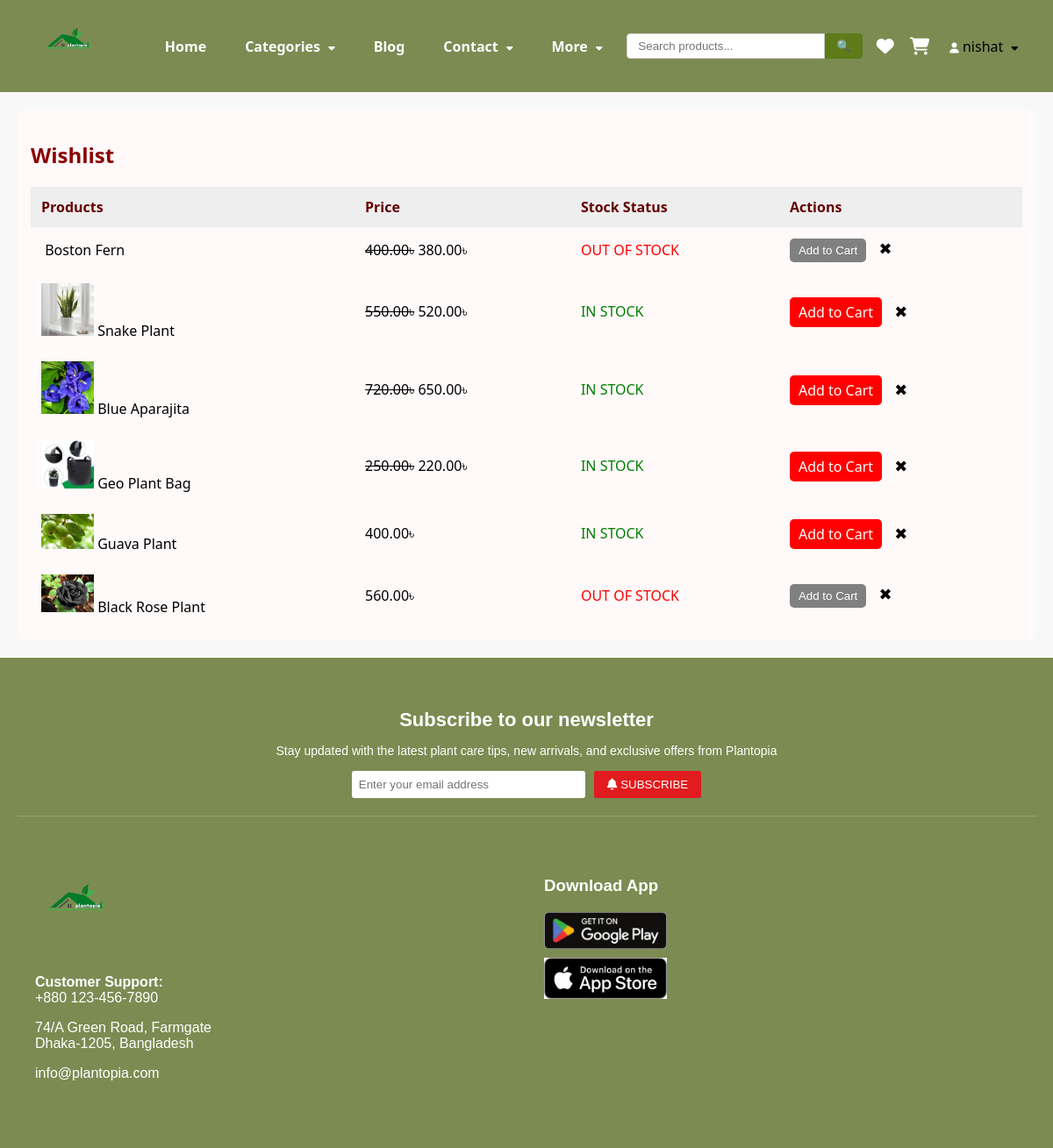
The app's page /wishlist/ (signed in) with its own data.
### shop/models.py (models this page shows, shortened)
class Wishlist(models.Model):
    user = models.ForeignKey(User, on_delete=models.CASCADE, db_index=True)
    product = models.ForeignKey(Product, on_delete=models.CASCADE, db_index=True)
    class Meta:
        unique_together = ('user', 'product')

class Product(models.Model):
    name = models.CharField(max_length=100)
    slug = models.SlugField(max_length=255, unique=True, blank=True)
    image = models.ImageField(upload_to='products/')
    price = models.DecimalField(max_digits=8, decimal_places=2)
    discount_price = models.DecimalField(max_digits=8, decimal_places=2, null=True, blank=True)
    category = models.ForeignKey('Category', on_delete=models.CASCADE)
    description = models.TextField(blank=True, null=True)
    availability = models.BooleanField(default=True)
    size = models.CharField(max_length=50, blank=True, null=True)
    stock = models.PositiveIntegerField(default=0)
    rating = models.FloatField(
        default=0,
        validators=[MinValueValidator(0), MaxValueValidator(5)]
    )
    best_deal = models.BooleanField(default=False)
    owner = models.ForeignKey(User, on_delete=models.CASCADE, null=True, blank=True, related_name="products")

### shop/views.py (the view)
# urls.py: path('wishlist/', views.wishlist_view, name='wishlist'),
@login_required
def wishlist_view(request):
    wishlist_items = Wishlist.objects.filter(user=request.user)
    return render(request, 'wishlist.html', {'wishlist_items': wishlist_items})

### shop/context_processors.py (called while the page is built)
def categories_processor(request):
    return {
        'categories': Category.objects.filter(parent__isnull=True)
    }

### templates/wishlist.html
{% extends 'base.html' %}
{% load static %}
{% block content %}
<link rel="stylesheet" href="{% static 'css/wishlist.css' %}">
<div class="wishlist-section">
    <h2 style="color: darkred;">Wishlist</h2>
    <table>
        <thead>
            <tr>
                <th>Products</th>
                <th>Price</th>
                <th>Stock Status</th>
                <th>Actions</th>
            </tr>
        </thead>
        <tbody>
        {% for item in wishlist_items %}
            <tr>
                <td>
                    <img src="{{ item.product.image.url }}" alt="" style="width: 60px;">
                    {{ item.product.name }}
                </td>
                <td>
                    {% if item.product.discount_price and item.product.discount_price > 0 %}
                        <del>{{ item.product.price }}৳</del> {{ item.product.discount_price }}৳
                    {% else %}
                        {{ item.product.price }}৳
                    {% endif %}
                </td>
                <td>
                    {% if item.product.stock > 0 %}
                        <span style="color: green;">IN STOCK</span>
                    {% else %}
                        <span style="color: red;">OUT OF STOCK</span>
                    {% endif %}
                </td>
                <td>
                    {% if item.product.stock > 0 %}
                        <a href="{% url 'add_to_cart' item.product.id %}" class="add-cart-btn">Add to Cart</a>
                    {% else %}
                        <button disabled class="out-stock-btn">Add to Cart</button>
                    {% endif %}
                    <a href="{% url 'remove_from_wishlist' item.product.id %}" class="remove-btn">✖</a>
                </td>
            </tr>
        {% endfor %}
        </tbody>
    </table>
</div>
{% endblock %}

### templates/base.html (shortened to what this page needs)
{% load static %}
<!DOCTYPE html>
<html lang="en">
<head>
    <link rel="stylesheet" href="{% static 'css/base.css' %}">
    <link rel="stylesheet" href="https://cdnjs.cloudflare.com/ajax/libs/font-awesome/6.5.0/css/all.min.css">
</head>
<body>
<nav class="navbar">
    <div class="logo">
        <a href="{% url 'home' %}"><img src="{% static 'images/logo.png' %}" alt="Logo"></a>
    </div>
    <ul class="nav-links">
        <li><a href="{% url 'home' %}">Home</a></li>
        <li class="dropdown">
            <a href="#" id="categories-btn">Categories <i class="fa-solid fa-caret-down"></i></a>
        </li>
        <li><a href="{% url 'blog' %}">Blog</a></li>
        <li class="dropdown">
            <a href="#" id="contact-btn">Contact <i class="fa-solid fa-caret-down"></i></a>
        </li>
        <li class="dropdown">
            <a href="#" id="more-btn">More <i class="fa-solid fa-caret-down"></i></a>
        </li>
    </ul>
    <form method="GET" action="{% url 'search' %}" class="search-form" style="display: flex; align-items: center;">
        <input
            type="text"
            name="q"
            placeholder="Search products..."
            style="padding: 6px 12px; border: 1px solid #ccc; border-radius: 4px 0 0 4px; outline: none; width: 200px;">
        <button
            type="submit"
            style="padding: 6px 12px; background-color: #5d7c19; border: 1px solid #5d7b1e; border-radius: 0 4px 4px 0; color: white; cursor: pointer;">
            🔍
        </button>
    </form>
    <div class="nav-icons">
        {% if user.is_authenticated %}
            <a href="{% url 'wishlist' %}" class="icon-btn">
            <i class="fa fa-heart"></i>
            </a>
            <a href="{% url 'cart' %}" class="icon-btn">
            <i class="fa fa-shopping-cart"></i>
            </a>
        {% endif %}
        <div class="dropdown account-dropdown">
            <a href="#" id="account-btn">
                <i class="fa-solid fa-user user-icon"></i>
                {% if user.is_authenticated %}
                    {{ user.username }}
                {% endif %}
                <i class="fa-solid fa-caret-down"></i>
            </a>
        </div>
    </div>
</nav>
{% block content %}{% endblock %}
<footer class="site-footer">
    <div class="newsletter">
      <h2>Subscribe to our newsletter</h2>
      <p>Stay updated with the latest plant care tips, new arrivals, and exclusive offers from Plantopia</p>
      <form class="newsletter-form">
        <input type="email" placeholder="Enter your email address">
        <button type="submit">
          <i class="fas fa-bell"></i> SUBSCRIBE
        </button>
      </form>
    </div>
    <div class="footer-main">
      <div class="footer-column">
        <img src="{% static 'images/logo.png' %}" alt="Plantopia Logo" class="footer-logo">
        <p><strong>Customer Support:</strong><br>+880 123-456-7890</p>
        <p>74/A Green Road, Farmgate<br>Dhaka-1205, Bangladesh</p>
        <p><a href="mailto:info@plantopia.com">info@plantopia.com</a></p>
      </div>
      <div class="footer-column download-app">
        <h3>Download App</h3>
        <a href="#"><img src="{% static 'images/google-play.png' %}" alt="Google Play" class="app-icon"></a>
        <a href="#"><img src="{% static 'images/app-store.png' %}" alt="App Store" class="app-icon"></a>
      </div>
    </div>
  </footer>
</body>
</html>

### shop/static/css/base.css (style rules this page uses)
body { margin: 0; font-family: 'Segoe UI', sans-serif; background: #f8f8f8; }
a { text-decoration: none; color: inherit; }
ul { list-style: none; }
.navbar { background: #7C8B52; display: flex; justify-content: space-between; align-items: center; padding: 10px 40px; }
.logo img { height: 80px; }
.nav-links { display: flex; align-items: center; gap: 20px; }
.nav-links > li > a { color: white; font-weight: bold; padding: 8px 12px; border-radius: 6px; transition: background 0.3s; }
.nav-icons { display: flex; align-items: center; gap: 18px; }
.icon-btn { color: white; font-size: 20px; }
.user-icon { color: white; font-size: 22px; cursor: pointer; }
.dropdown { position: relative; }
.dropdown > a i { margin-left: 5px; font-size: 12px; }
.site-footer { background-color: #7C8B52;; color: #fff; padding: 40px 20px; font-family: Arial, sans-serif; }
.newsletter { text-align: center; background-color: #7C8B52 !important; padding-bottom: 20px; }
.newsletter h2 { font-size: 22px; margin-bottom: 10px; }
.newsletter p { margin-bottom: 15px; font-size: 14px; }
.newsletter-form { display: inline-flex; gap: 10px; flex-wrap: wrap; justify-content: center; }
.newsletter-form input[type="email"] { padding: 8px; border: none; width: 250px; border-radius: 3px; }
.newsletter-form button { background-color: #e11b1e; color: white; padding: 8px 15px; border: none; border-radius: 3px; cursor: pointer; }
.footer-main { display: flex; justify-content: space-between; flex-wrap: wrap; padding-top: 30px; border-top: 1px solid rgba(255, 255, 255, 0.2); }
.footer-column { flex: 1; min-width: 200px; margin: 20px; }
.footer-logo { width: 100px; margin-bottom: 10px; }
.download-app .app-icon { display: block; margin: 10px 0; width: 140px; }

### shop/static/css/wishlist.css (style rules this page uses)
.wishlist-section { margin: 20px; background: #fff9f9; padding: 15px; border-radius: 8px; }
table { width: 100%; border-collapse: collapse; }
th, td { padding: 12px; text-align: left; }
th { background-color: #eee; color: #600; }
.add-cart-btn { background: red; color: white; padding: 6px 10px; text-decoration: none; border-radius: 5px; }
.out-stock-btn { background: grey; color: white; padding: 6px 10px; border: none; border-radius: 5px; }
.remove-btn { margin-left: 10px; color: black; font-size: 18px; }

### records on screen
Wishlist: product.name "Boston Fern", product.price "400.00", product.discount_price "380.00", shows "OUT OF STOCK", shows "Add to Cart"
Wishlist: product.image (picture), product.name "Snake Plant", product.price "550.00", product.discount_price "520.00", shows "IN STOCK", shows "Add to Cart"
Wishlist: product.image (picture), product.name "Blue Aparajita", product.price "720.00", product.discount_price "650.00", shows "IN STOCK", shows "Add to Cart"
Wishlist: product.image (picture), product.name "Geo Plant Bag", product.price "250.00", product.discount_price "220.00", shows "IN STOCK", shows "Add to Cart"
Wishlist: product.image (picture), product.name "Guava Plant", product.price "400.00", shows "IN STOCK", shows "Add to Cart"
Wishlist: product.image (picture), product.name "Black Rose Plant", product.price "560.00", shows "OUT OF STOCK", shows "Add to Cart"

### other values on screen
{{ user.username }} "nishat"
